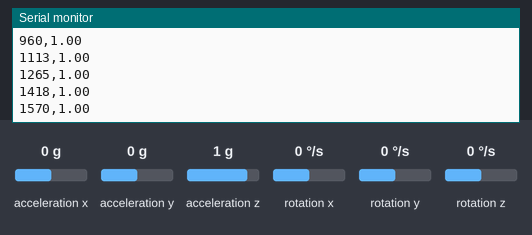
A sketch run on a simulated Arduino Uno, built with avr-gcc and run on an emulated ATmega328P. Shown: the last lines printed to the serial monitor. Inputs (shaded band) come from the test bench; at power-on: acceleration x 0 g, acceleration y 0 g, acceleration z 1 g, rotation x 0 °/s, rotation y 0 °/s, rotation z 0 °/s.

Above: at 1.7 s.
1.8 s: acceleration x set to -1.4 g
At 1.86 s:
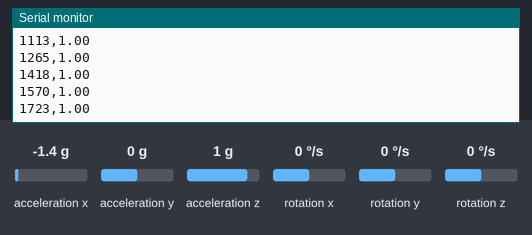
3.3 s: acceleration y set to -1.4 g
At 3.38 s:
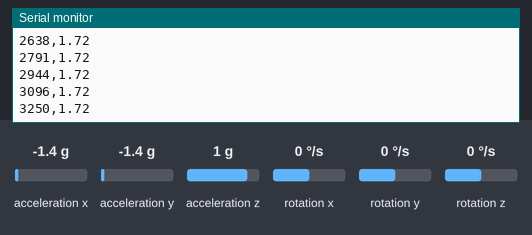
4.8 s: acceleration z set to 0 g
At 4.91 s:
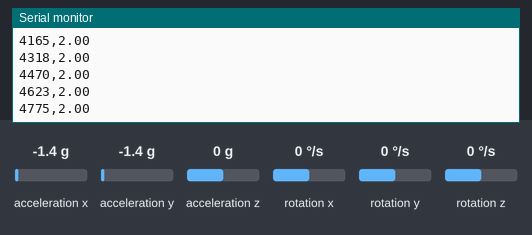
Timing chart, 0 to 7.8 s (numbered marks = the images above; inputs shaded):
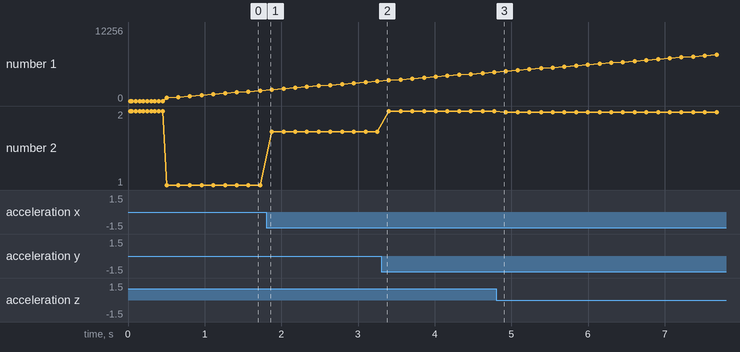

The sketch:

accelerations.ino
```cpp
#include <Wire.h>
#include <MPU6050.h>

MPU6050 mpu;

void setup() {
  Serial.begin(9600);
  Wire.begin();
  mpu.initialize();

  if (!mpu.testConnection()) {
    Serial.println("MPU6050 connection failed");
    while (1);
  }

  Serial.println("MPU6050 connection successful");

  for (int i = 0; i < 10; i++) {
    Serial.println("0,2");  // Ensures the y-axis range remains 0 to 2 G
    delay(50);
  }
}

void loop() {
  int16_t ax, ay, az;
  mpu.getAcceleration(&ax, &ay, &az);

  // Calculate acceleration amplitude
  float accel_x = ax / 16384.0;  // Conversion to g's (9.8 m/s^2)
  float accel_y = ay / 16384.0;
  float accel_z = az / 16384.0;
  float amplitude = sqrt(sq(accel_x) + sq(accel_y) + sq(accel_z));


  // Clip amplitude to fixed range (e.g., 0 to 2 G)
  if (amplitude > 2.0) {
    amplitude = 2.0;
  } else if (amplitude < 0.0) {
    amplitude = 0.0;
  }

  // Print time and amplitude
  unsigned long time = millis();
  Serial.print(time);
  Serial.print(",");
  Serial.println(amplitude);

  //   // Send constant dummy values to stabilize y-axis ticks
  // Serial.print(time);
  // Serial.print(",");
  // Serial.println(0.0);  // Low value
  // Serial.print(time);
  // Serial.print(",");
  // Serial.println(2.0);  // High value

  delay(150);  // Sampling rate adjustment (100 Hz)
}
```

Measured:
- plotted number 2: 1 → 1.72 after the input at 1.8 s, 2 → 1.98 after the input at 4.8 s
